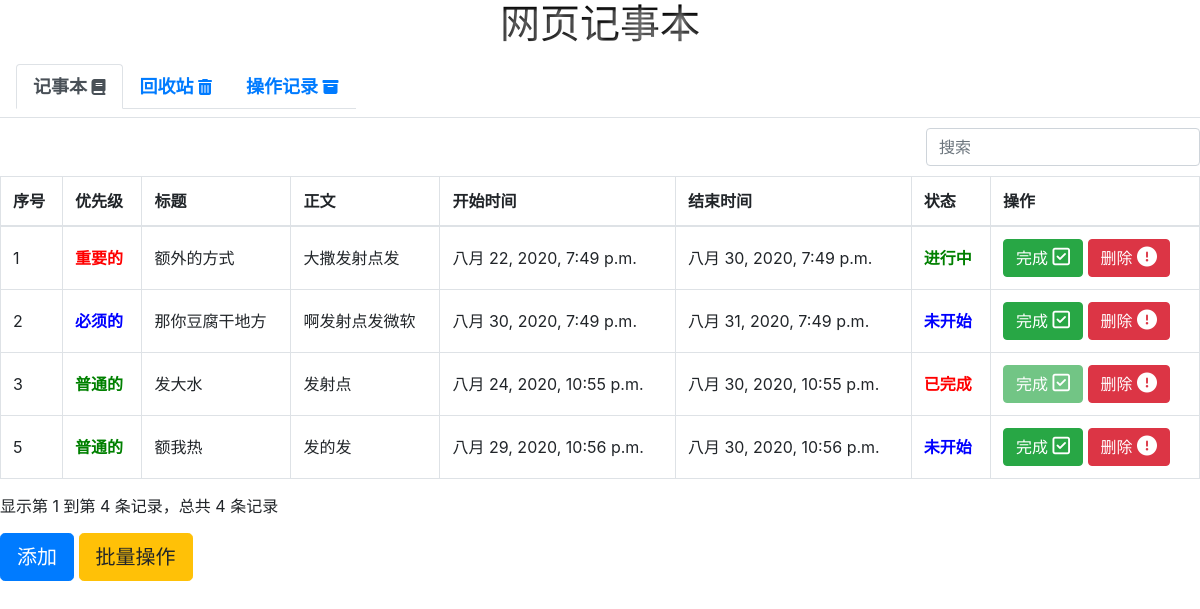
Page /app/ on the earlier database version.
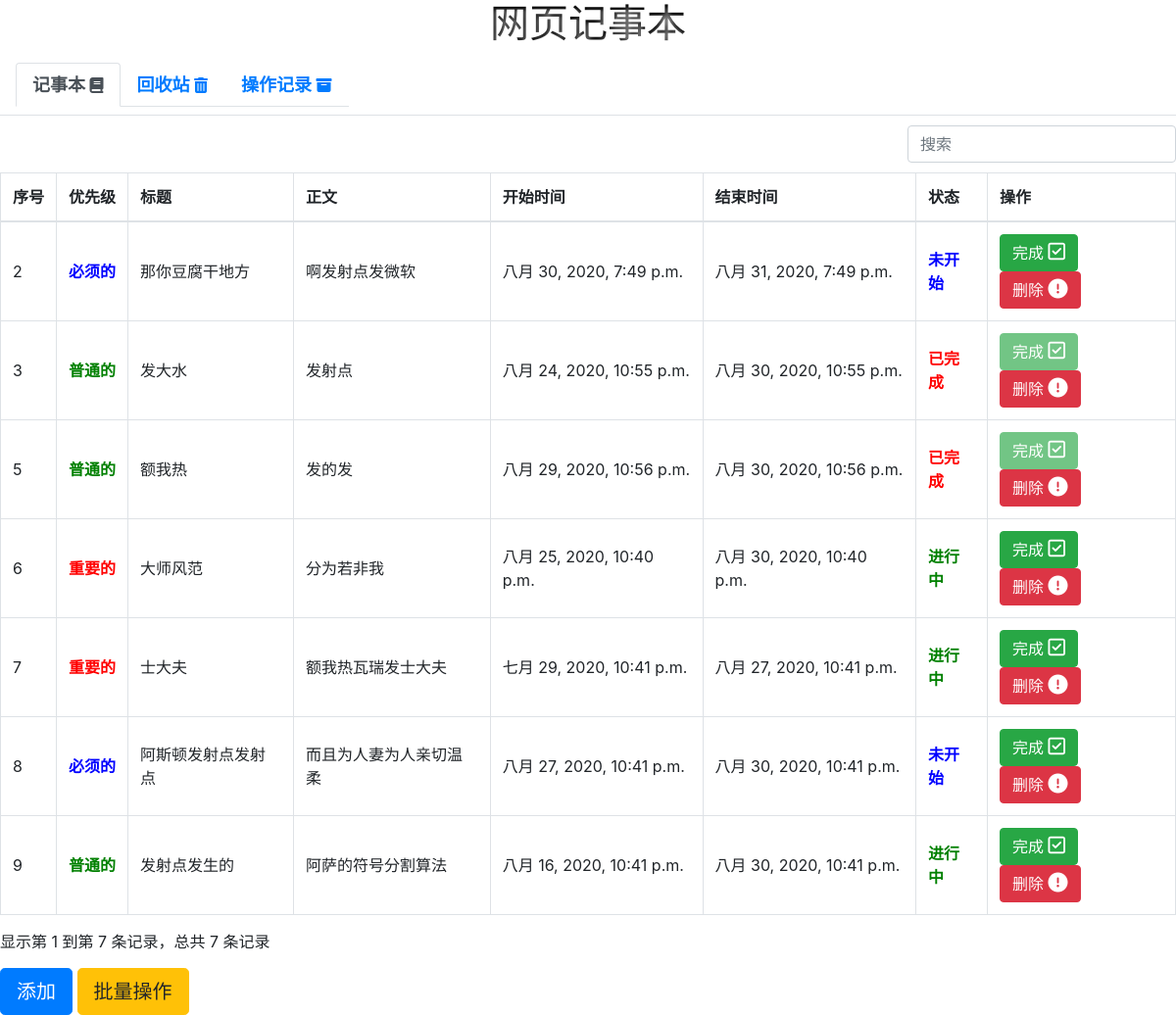
Same page on the later database version.
### app/models.py (models this page shows)
class Note(models.Model):
    choices = (
        ('U', 'Underway'),
        ('F', 'Finish'),
        ('D', 'Deleted'),
        ('O', 'Overtime'),
        ('P', 'Plan')
    )
    """
    记事的重要性
    """
    rank = (
        ('I','Important'),
        ('C','Common'),
        ('N','Necessary')
    )
    title = models.CharField(verbose_name='标题', max_length=5)
    text = models.TextField(verbose_name='内容', max_length=20)
    start_time = models.DateTimeField(verbose_name='开始时间')
    end_time = models.DateTimeField(verbose_name='结束时间')
    grade = models.CharField(verbose_name='等级',default='C',choices=rank,max_length=1)
    status = models.CharField(verbose_name='状态', default='U', choices=choices, max_length=1)

### app/views.py (the view)
# urls.py: path('', views.index_page),
def index_page(request):
    notes = [i for i in Note.objects.exclude(status='D')]
    for i in notes:
        if i.status != 'F':
            now_status = get_status(i.start_time, i.end_time)
            Note.objects.filter(id=i.id).update(status=now_status)
    recover_notes = [i for i in Note.objects.filter(status='D')]
    logs = [i for i in Log.objects.all()]
    return render(request, 'index.html', {'note': notes, 'recover_notes': recover_notes, 'log': logs})

### app/views.py (called while the page is built)
def get_status(s_time, e_time):
    current_time = datetime.datetime.now()
    if type(s_time) == str:
        s_time = change_time_format(s_time)
        e_time = change_time_format(e_time)
    if s_time < current_time < e_time:
        return 'U'
    elif current_time > e_time:
        return 'O'
    elif current_time < s_time:
        return 'P'

### app/templates/index.html (shortened to what this page needs)
<!DOCTYPE html>
<html lang="en">
<head>
    {% load static %}
    <link rel="stylesheet" href="{% static 'css/bootstrap/bootstrap.min.css' %}">
    <link rel="stylesheet" href="{% static 'css/sweetalert.css' %}">
    <link rel="stylesheet" href="{% static 'css/index.css' %}">
    <link rel="stylesheet" href="{% static 'css/bootstrap/bootstrap-table.min.css' %}">
    <link rel="stylesheet" href="https://cdn.staticfile.org/font-awesome/4.7.0/css/font-awesome.css">
</head>
<body >
<h1 class="nameTitle">网页记事本</h1>
<nav class="navbar nav-tabs" role="navigation">
    <ul class="nav nav-tabs">
        <li class="nav-item ">
            <a class="nav-link active" href="#mainTab" data-toggle="tab">
                <span class="navTitle">记事本</span>
                <i class="fa fa-book"></i>
            </a>
        </li>
        <li class="nav-item">
            <a class="nav-link" href="#recoverTab" data-toggle="tab">
                <span class="navTitle">回收站</span>
                <i class="fa fa-trash"></i>
            </a>
        </li>
        <li class="nav-item">
            <a class="nav-link" href="#logTab" data-toggle="tab">
                <span class="navTitle">操作记录</span>
                <i class="fa fa-archive"></i>
            </a>
        </li>
    </ul>
</nav>
<div class="tab-content">
    <div id="mainTab" class="tab-pane in active">
        <table id="mainList" class="table table-hover">
            <thead>
            <tr>
                <th>序号</th>
                <th>优先级</th>
                <th>标题</th>
                <th>正文</th>
                <th>开始时间</th>
                <th>结束时间</th>
                <th>状态</th>
                <th>操作</th>
            </tr>
            </thead>
            <tbody>
            {% for i in note %}
                <tr>
                    <td>{{ i.id }}</td>
                    {% if i.grade == 'I' %}
                        <td class="important">重要的</td>
                    {% elif i.grade == 'C' %}
                        <td class="common">普通的</td>
                    {% elif i.grade == 'N' %}
                        <td class="necessary">必须的</td>
                    {% endif %}
                    <td>{{ i.title }}</td>
                    <td>{{ i.text }}</td>
                    <td>{{ i.start_time }}</td>
                    <td>{{ i.end_time }}</td>
                    {% if i.status == 'F' %}
                        <td class="underway">已完成</td>
                    {% elif i.status == 'U' %}
                        <td class="finish">进行中</td>
                    {% elif i.status == 'O' %}
                        <td class="overtime">已超时</td>
                    {% elif i.status == 'P' %}
                        <td class="plan">未开始</td>
                    {% endif %}
                    <td>
                        {% if i.status == 'F' or i.status == 'O' %}
                            <button type="button" class="btn btn-success" disabled>完成
                                <i class="fa fa-check-square-o" style="font-size:20px"></i>
                            </button>
                        {% elif i.status == 'U' or i.status == 'P' %}
                            <button type="button" class="btn btn-success" onclick=finishNote("{{ i.id }}")>完成
                                <i class="fa fa-check-square-o" style="font-size:20px"></i>
                            </button>
                        {% endif %}
                        <button type="button" class="btn btn-danger" onclick=delNote("{{ i.id }}")>删除
                            <i class="fa fa-exclamation-circle" style="font-size:20px"></i>
                        </button>
                    </td>
                </tr>
            {% endfor %}
            </tbody>
        </table>
        <button type="button" class="btn btn-primary btn-lg" onclick="$('#addModal').modal('show')">添加</button>
        <button type="button" class="btn btn-warning btn-lg" onclick="">批量操作</button>
    </div>
</div>
</body>
</html>

### app/static/css/index.css (style rules this page uses)
.important { color: red; font-weight: bold; }
.common { color: green; font-weight: bold; }
.necessary { color: blue; font-weight: bold; }
.underway { color: red; font-weight: bold; }
.finish { color: green; font-weight: bold; }
.plan { color: blue; font-weight: bold; }
.nameTitle { text-align: center; color: transparent; background-color: black; text-shadow: rgba(255, 255, 255, 0.5) 0 5px 6px, rgba(255, 255, 255, 0.2) 1px 3px 3px; -webkit-background-clip: text; }

### app/templates/index.html (style rules this page uses)
.navTitle { font-weight: bold; font-size: large }

Differences in the rows shown:
no longer on this page (row edited): Note: id "1", grade "重要的", title "额外的方式", text "大撒发射点发", start_time "八月 22, 2020, 7:49 p.m.", end_time "八月 30, 2020, 7:49 p.m.", status "进行中"
changed Note "额我热": status "未开始" → "已完成"
added Note: id "6", grade "重要的", title "大师风范", text "分为若非我", start_time "八月 25, 2020, 10:40 p.m.", end_time "八月 30, 2020, 10:40 p.m.", status "进行中"
added Note: id "7", grade "重要的", title "士大夫", text "额我热瓦瑞发士大夫", start_time "七月 29, 2020, 10:41 p.m.", end_time "八月 27, 2020, 10:41 p.m.", status "进行中"
added Note: id "8", grade "必须的", title "阿斯顿发射点发射点", text "而且为人妻为人亲切温柔", start_time "八月 27, 2020, 10:41 p.m.", end_time "八月 30, 2020, 10:41 p.m.", status "未开始"
added Note: id "9", grade "普通的", title "发射点发生的", text "阿萨的符号分割算法", start_time "八月 16, 2020, 10:41 p.m.", end_time "八月 30, 2020, 10:41 p.m.", status "进行中"
Other differences:
text written by a page script: "显示第 1 到第 4 条记录，总共 4 条记录" → "显示第 1 到第 7 条记录，总共 7 条记录"
